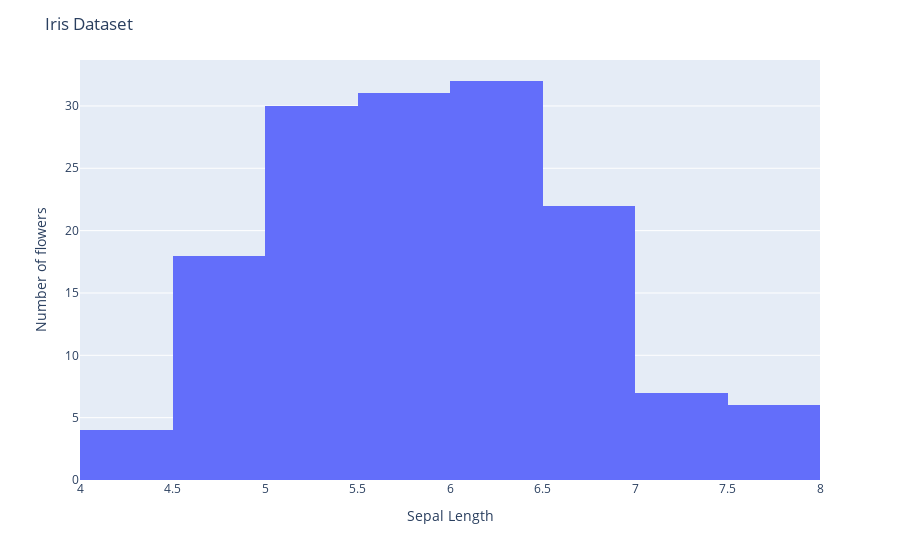

Write notebook code for a chart like this one.
### Markdown cell above
**Python Plotly Histogram**

In statistics, a histogram is representation of the distribution of numerical data, where the data are binned and the count for each bin is represented. More generally, in Plotly a histogram is an aggregated bar chart, with several possible aggregation functions (e.g. sum, average, count...) which can be used to visualize data on categorical and date axes as well as linear axes.

### Code cell
import pandas as pd
import plotly.express as px

# Reading the CSV file
df = pd.read_csv(fpath + 'input/iris.csv')

fig = px.histogram(df, x="sepal_length")

fig.update_layout(
    title='Iris Dataset',
    xaxis_title="Sepal Length",
    yaxis_title="Number of flowers"
)

fig.show()

### Figure 1 — Plotly figure (JSON) as saved in the notebook; plotly's stock layout.template omitted (floating-point values rounded to 4 significant figures; data arrays with more than 128 entries replaced by an {"elided": "..."} marker saying what was removed)
{"data": [{"alignmentgroup": "True", "bingroup": "x", "hovertemplate": "sepal_length=%{x}<br>count=%{y}<extra></extra>", "legendgroup": "", "marker": {"color": "#636efa", "pattern": {"shape": ""}}, "name": "", "offsetgroup": "", "orientation": "v", "showlegend": false, "type": "histogram", "x": {"elided": "150 float values"}, "xaxis": "x", "yaxis": "y"}], "layout": {"barmode": "relative", "legend": {"tracegroupgap": 0}, "margin": {"t": 60}, "title": {"text": "Iris Dataset"}, "xaxis": {"anchor": "y", "domain": [0, 1], "title": {"text": "Sepal Length"}}, "yaxis": {"anchor": "x", "domain": [0, 1], "title": {"text": "Number of flowers"}}}}
